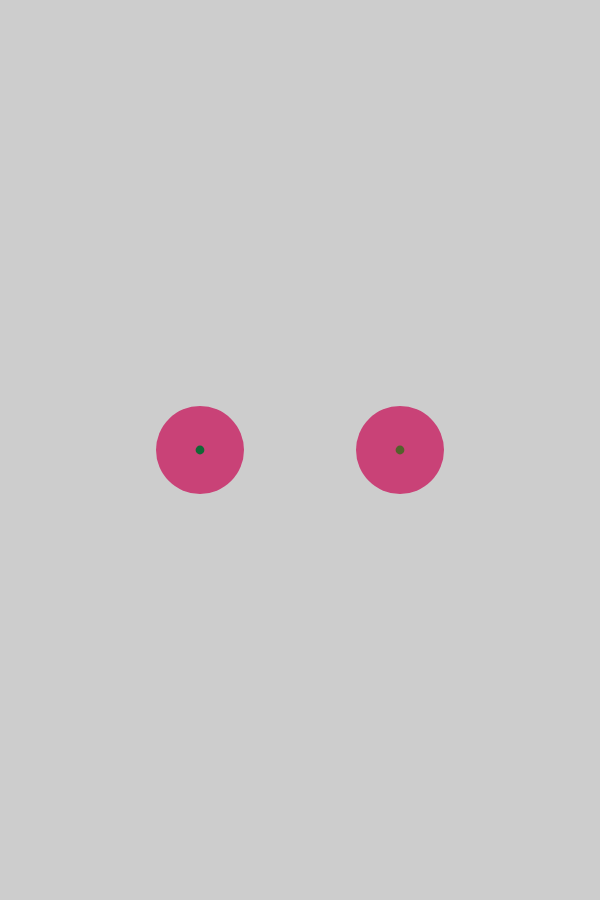
Frame 1 (no input)
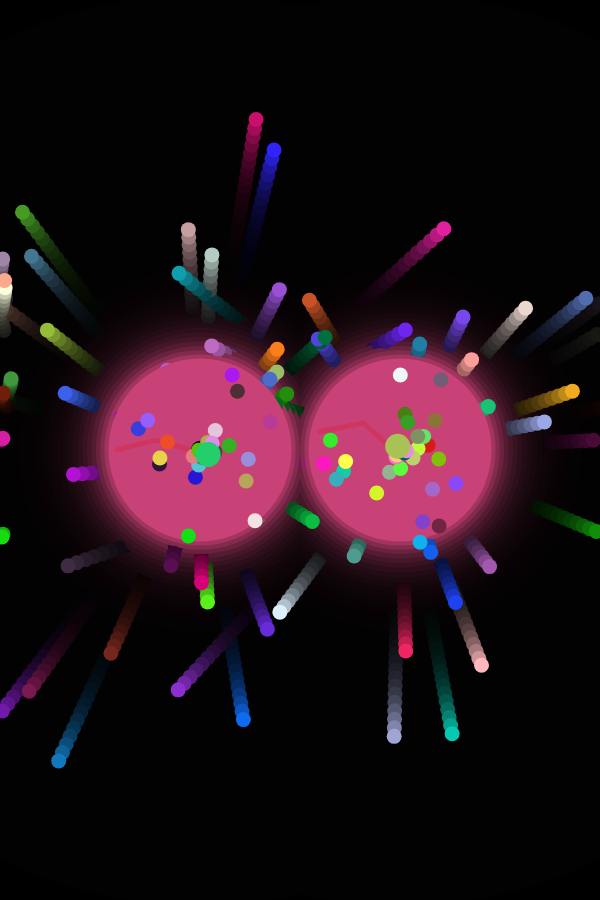
Frame 60 (no input)
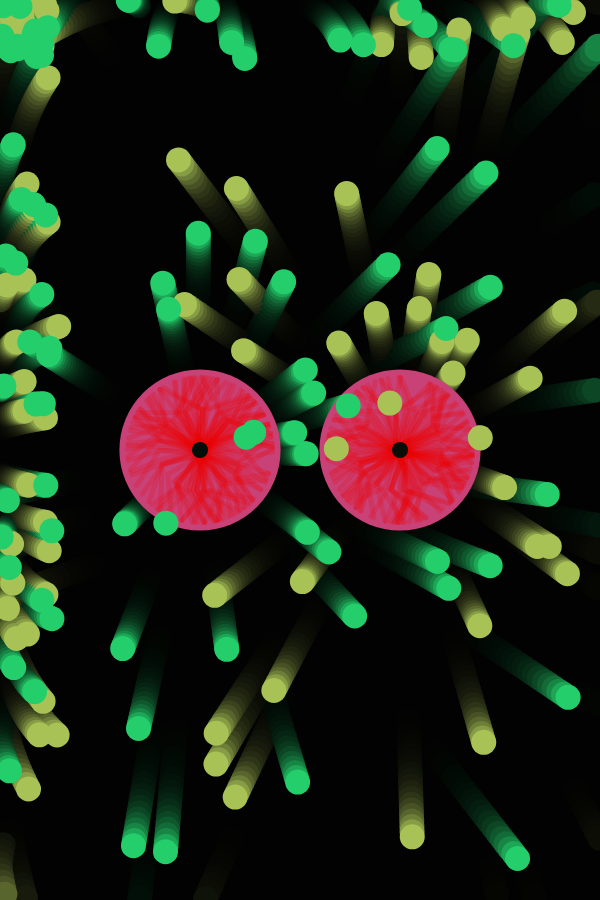
Frame 120 (the mouse pressed at the canvas centre since frame 60)

The p5.js sketch that drew these frames (run headless with seeded random() and noise() and a simulated clock; from frame 60 on, the mouse is pressed at the canvas centre):

// p5.js sketch
// ── sketch.js
let thesmoke1;
let thesmoke2;
let frames = 0;
let onefirst = false;
function setup() {
  createCanvas(600, 900);
  
  angleMode(DEGREES);
  pixelDensity(1);
  // background('#ababbf');
  
  thesmoke1 = new Lung(width/3,height/2,'#c94277','#23ce6b');
  thesmoke2 = new Lung(width/3*2,height/2,'#c94277','#a8c256');
  

}

function draw() {
  frames++;
  if (frames>2000){
    noLoop();
  }
  if (frames%1080==0){
    onefirst=!onefirst;
  }
  background(0,50);
  // smokeLayer();

  if (onefirst)
  {
    thesmoke1.show();
    thesmoke2.show();

  }
  else{
    thesmoke2.show();
    thesmoke1.show();
    

  }


}

function pencilline(x1,y1,x2,y2,s1,s2){

  for (let i=x1; i<=x2;i++){
    for (let j=y1; j<y2;j++){
      let neww = map(noise(i*.03),0,1,s1,s2);
      strokeWeight(neww);
      point(i,j);
    }
  }

}


function spray(x1,y1,x2,y2,s1,s2){
  let slope = (y2-y1)/(x2-x1);
  let intcept = y2 - slope*x2;
  for (let xx=0;xx<10;xx+=1){
    let xmap = map(xx,0,9,x1,x2);
    let myval = intcept + xmap*slope;
    let neww = map(noise(xx*.9),0,1,s1,s2);
    strokeWeight(neww);
    point(xmap,myval);
  }




}



function splat(x,y,sc)
{
  stroke('lime');
  
  push();
  translate(x,y);
  for (let i=0;i<360;i+=3){
    var newx = sin(i) * sc;
    var newy = cos(i) * sc;
    let neww = map(noise(i*.1),0,1,7,12);
    strokeWeight(neww);
    spray(0,0,newx,newy,5,15);
  }
  pop();

}

function smokeLayer(){
  for (let i=0;i<width;i+=3){
    // for (let j=0; j<height; j+=1.69){

      let newcolor = map(noise(i*.02),0,1,0,255);
      let newbr = 20;//map(noise(i*.01),0,1,0,255);
      newcolor = color(newcolor,newbr);
      stroke(newcolor);
      line(i,0,i,height);

    // }

  }
}

// ── crack.js
class Crack{
    constructor(sp,ptl){
        this.sp=sp;
        this.ptl=ptl;
    }
    show(r){
        strokeWeight(5);
        stroke(color(235,4,5,50));
        noFill();
        beginShape();
        vertex(this.sp.x,this.sp.y);

        for (let i=0;i<this.ptl.length;i++){
            let ang = this.ptl[i];
            let newr = map(i,0,this.ptl.length-1,.1,.9) * r/2;
            let newx = this.sp.x+ sin(ang) * newr ;
            let newy = this.sp.y+ cos(ang) * newr;

            vertex(newx,newy);
            // print(ang,newr,newx,newy);
        }
        endShape();
    }
}
// ── lung.js
class Lung{
    constructor(x,y,c,c2){
        this.c=c;
        this.c2=c2;
        this.seed = 69;
        this.count = 0;
        this.r = 88;
        this.prevr = width;
        this.smokes = [];
        this.cracks = [];
        this.pos = createVector(x,y);
        this.newsmokerate =1;
        this.newcrackrate =100;
        this.abscount = 0;


    }
    show(){
        fill(this.c);
        noStroke();
        circle(this.pos.x,this.pos.y,this.r);


        for (let i=0;i<this.cracks.length;i++){
            this.cracks[i].show(this.r);
        }
        let curalph = map(sin(this.count),-1,1,1,0);

        let pupilcolor = lerpColor(color(0),color(this.c2),curalph);
        fill(pupilcolor);
        noStroke();

        let puprad =this.r/10;// map(this.abscount%10000,0,9999,this.r/10,this.r/5);
        circle(this.pos.x,this.pos.y,puprad);


        this.prevr = this.r;
        this.r = map(sin(this.count),-1,1,width*3,50);
        if(this.r<150){
            this.count++;
            if(this.r<100){
                this.count++;
                if(this.r<55 && this.r > 50){
                    this.count -= 2.8;
                }
            }
        }

        this.count++;
        for (let i=0;i<this.smokes.length;i++){
            this.smokes[i].show();
        }

        this.monitor();
    }
    monitor(){
     
        if (this.prevr < this.r){
            //when r is increasing, we attract all smoke
            this.addCrack();
            if(this.seed==-69){
                background(255);
                for (let cr =0;cr<this.newcrackrate;cr++){
                this.addCrack();
                }
                // this.smokes = [];
            }

            for (let i=0;i<this.smokes.length;i++){
                let newx = this.pos.x-this.smokes[i].pos.x;
                let newy = this.pos.y-this.smokes[i].pos.y;
                let newforce=createVector(newx,newy);
                var dsquared = newforce.magSq();
                var Gmag = 100 /  constrain(dsquared,200,1000); 
                newforce.setMag(Gmag);

                this.smokes[i].c=this.c2;
                this.smokes[i].applyForce(newforce);
                this.smokes[i].userandc = false;
            }
            this.seed=69;

                    //finally we check if particles are inside the black dot
        for (let i=0;i<this.smokes.length;i++){
            let thedist = p5.Vector.dist(this.smokes[i].pos,this.pos);
            // print('gg',thedist,this.smokes[i].pos,this.pos);
            // noLoop();
            if (thedist<this.r/10){
                this.smokes[i].toggleOff(this.pos);
                this.abscount++;
            }
        }
        }
        else if(this.prevr > this.r){


            if(this.seed==69){
                background(0);
                this.smokes = [];
            }

            //r is decreasing, so we blow it out
            for (let i=0;i<this.smokes.length;i++){
                let newx = this.smokes[i].pos.x-this.pos.x;
                let newy = this.smokes[i].pos.y-this.pos.y;
                let newforce=createVector(newx,newy);
                var dsquared = newforce.magSq();
                var Gmag = 100 /  constrain(dsquared,200,1000); 
                newforce.setMag(Gmag);


                this.smokes[i].applyForce(newforce);
                this.smokes[i].visible=true;
                this.smokes[i].userandc = true;
            }
            //we also generate some new smoke
            for (let i=0;i<this.newsmokerate;i++){
                // if (this.count<200)
                let randangle =random(0,360);
                let altr = random(0,10);// this.r * noise(i*.1);
                let newx = this.pos.x + sin(randangle) * altr;
                let newy = this.pos.y + cos(randangle) * altr;
                let newsmoker = new Smoke(newx,newy,this.c2);
                this.smokes.push(newsmoker);
                
            }
            this.seed=-69;
        }
        else {
            noLoop();
        }


    }

    addCrack(){
        let randangle = random(0,360);
        let randangle2 = random(-40,40);
        let ptl = [randangle,randangle+randangle2,randangle];

        let newcrack = new Crack(this.pos,ptl);
        this.cracks.push(newcrack);
    }
}
// ── rainbow.js
class Rainbow{
    constructor(){

    }
    show(){
        
    }
}
// ── smoke.js
class Smoke{
    constructor(x,y,c='red'){
        this.c=c;
        this.randc = color(random(255),random(255),random(255));
        this.userandc = false;
        this.pos = createVector(x,y);
        this.vel = createVector(0,0);
        this.acc = createVector(0,0);
        this.visible = true;
    }

    show(){
        strokeWeight(25);
        stroke(this.c);
        if (this.userandc){
            strokeWeight(15);
            stroke(this.randc);
        }
        if (this.visible){
        point(this.pos.x,this.pos.y);
        }
        // point(10,10);

    }

    applyForce(force){
        if (force==0){
            this.acc=createVector(0,0);
            this.vel=createVector(0,0);
        }
        this.acc=force;
        this.update();
        
        // this.x += force.x;
        // this.y += force.y;
    }

    toggleOff(newpos){
        this.visible = false;
        this.applyForce(0);
        this.pos = newpos;
    }
    update(){
        this.pos.add(this.vel);
        this.vel.add(this.acc);
        this.edges();
    }
    edges(){
        if (this.pos.x < 0){
            this.pos.x = 0 - this.pos.x;
            this.vel.x = 1;
            if (this.userandc)
            {
                this.visible=false;
            }
        }
        if (this.pos.y < 0){
            this.pos.y = 0 - this.pos.y;
            this.vel.y=1;
            if (this.userandc)
            {
                this.visible=false;
            }
        }
        if (this.pos.x >width){
            this.pos.x = this.pos.x - width;
            this.vel.x = -1;
            if (this.userandc)
            {
                this.visible=false;
            }
        }
        if (this.pos.y >height){
            this.pos.y = this.pos.y - height;
            this.vel.y=-1;
            if (this.userandc)
            {
                this.visible=false;
            }
        }
    }
}
